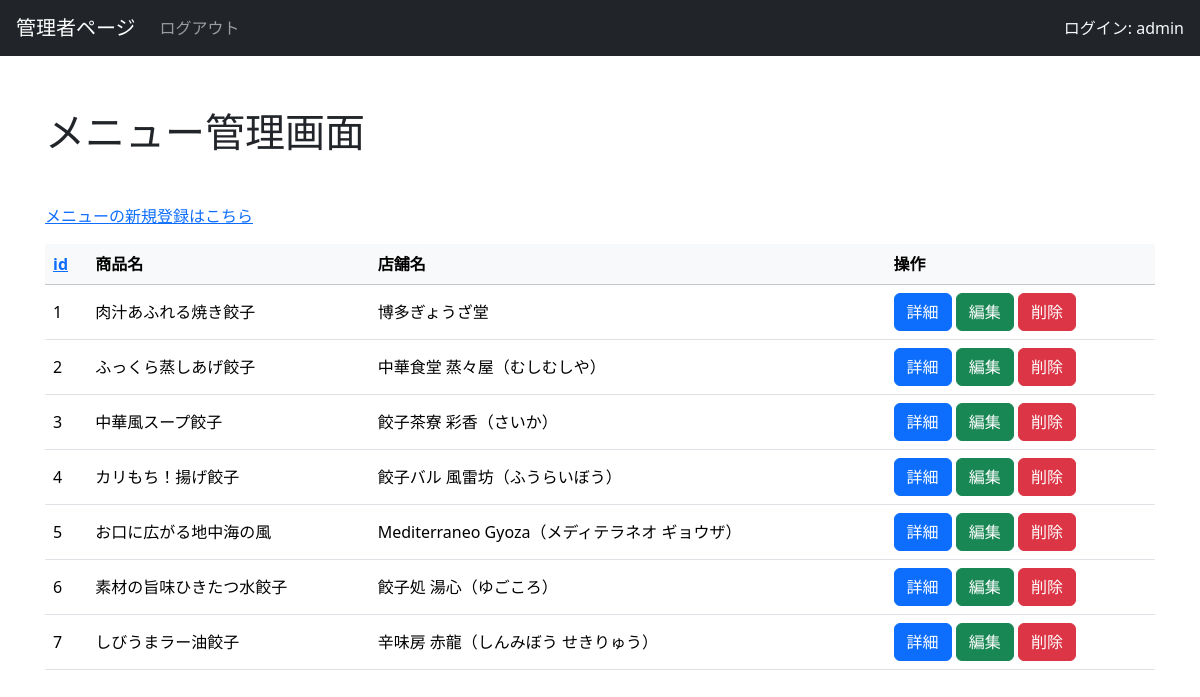
The page /admin/admin_menu.php (signed in) on the database its author committed.
### tables this page shows
CREATE TABLE `menus` (
  `id` int(11) NOT NULL,
  `name` varchar(255) NOT NULL,
  `body` text NOT NULL,
  `amount` int(3) NOT NULL,
  `price` int(11) NOT NULL,
  `menu_img` varchar(255) NOT NULL,
  `menu_b_pc_img` varchar(255) NOT NULL,
  `menu_b_sp_img` varchar(255) NOT NULL,
  `shop_id` int(11) NOT NULL,
  `update_date` datetime NOT NULL,
  `created_date` datetime NOT NULL
);

CREATE TABLE `shops` (
  `id` int(11) NOT NULL,
  `name` varchar(255) NOT NULL,
  `kana` varchar(255) DEFAULT NULL,
  `booth` varchar(6) NOT NULL,
  `description` text NOT NULL,
  `update_date` datetime NOT NULL,
  `created_date` datetime NOT NULL
);

### functions/function.php (called while the page is built, shortened)
<?php
function get_sort_params($sortable, $sort, $dir, $default_sort = "id", $default_dir = "asc")
{
    return [
        "sort" => $sort,
        "dir" => $dir,
        "order_by" => $sortable[$sort] . " " . strtoupper($dir),
    ];
}
function next_sort_dir($current_sort, $clicked_sort, $current_dir)
{
    if ($current_sort === $clicked_sort) {
        return $current_dir === "asc" ? "desc" : "asc";
    }
    return "asc";
}

### admin/admin_menu.php (the view, shortened to what this page needs)
<?php
require_once __DIR__ . "/../functions/function.php";
try {
    $db = db_connect();
    $sortable = [
        "menu_id" => "menus.id",
    ];
    $sort_params = get_sort_params(
        $sortable,
        $_GET["sort"] ?? "menu_id",
        $_GET["dir"] ?? "asc",
        "menu_id"
    );
    $sql = "SELECT menus.id AS menu_id, menus.name AS menu_name, shops.name AS shop_name, shops.kana AS shop_kana
        FROM menus
        INNER JOIN shops ON menus.shop_id = shops.id
        ORDER BY " . $sort_params["order_by"];
    $stmt = $db->prepare($sql);
    $stmt->execute();
    $datas = $stmt->fetchAll(PDO::FETCH_ASSOC);
} catch (PDOException $e) {
    set_admin_system_message(MsgContent::COMMON_EXCEPTION->value . $e->getMessage(), MsgStatus::ERROR);
    set_error_log($e->getMessage());
    header("location:index.php");
    exit();
}
?>
<!DOCTYPE html>
<html lang="ja">
<head>
    <link rel="stylesheet" href="https://cdn.jsdelivr.net/npm/bootstrap@5.3.8/dist/css/bootstrap.min.css">
</head>
<body>
    <?php include('admin-header.php');  ?>
    <main role="main" class="container" style="padding:60px 15px 0">
        <h1 class="my-5">メニュー管理画面</h1>
        <a href="./menu_add.php">
            <p>メニューの新規登録はこちら</p>
        </a>
        <div class="table-responsive">
            <table class="table table-hover align-middle">
                <thead class="table-light sticky-top">
                    <tr>
                        <th>
                            <a href="?sort=faq_id&dir=<?php echo next_sort_dir($sort_params['sort'], 'menu_id', $sort_params['dir']); ?>">id</a>
                        </th>
                        <th>商品名</th>
                        <th>店舗名</th>
                        <th>操作</th>
                    </tr>
                </thead>
                <tbody>
                    <?php foreach ($datas as $data): ?>
                        <tr>
                            <td><?php echo $data["menu_id"]; ?></td>
                            <td><?php echo $data["menu_name"]; ?></td>
                            <td><?php echo $data["shop_kana"] == "" ? $data["shop_name"] : $data["shop_name"] . "（" . $data["shop_kana"] . "）"; ?></td>
                            <td><a href="menu_detail.php?id=<?php echo $data["menu_id"] ?>" class="btn btn-primary">詳細</a>
                                <a href="menu_edit.php?id=<?php echo $data["menu_id"] ?>" class="btn btn-success">編集</a>
                                <a href="menu_delete.php?id=<?php echo $data["menu_id"] ?>" class="btn btn-danger">削除</a>
                        </tr>
                    <?php endforeach; ?>
                </tbody>
            </table>
        </div>
    </main>
</body>
</html>

### rows shown on the page
menus: id "1", name "肉汁あふれる焼き餃子", shop.name "博多ぎょうざ堂"
menus: id "2", name "ふっくら蒸しあげ餃子", shop.name "中華食堂 蒸々屋", shop.kana "むしむしや"
menus: id "3", name "中華風スープ餃子", shop.name "餃子茶寮 彩香", shop.kana "さいか"
menus: id "4", name "カリもち！揚げ餃子", shop.name "餃子バル 風雷坊", shop.kana "ふうらいぼう"
menus: id "5", name "お口に広がる地中海の風", shop.name "Mediterraneo Gyoza", shop.kana "メディテラネオ ギョウザ"
menus: id "6", name "素材の旨味ひきたつ水餃子", shop.name "餃子処 湯心", shop.kana "ゆごころ"
menus: id "7", name "しびうまラー油餃子", shop.name "辛味房 赤龍", shop.kana "しんみぼう せきりゅう"

### other values the page prints
$_SESSION["admin_user_name"] "admin"
